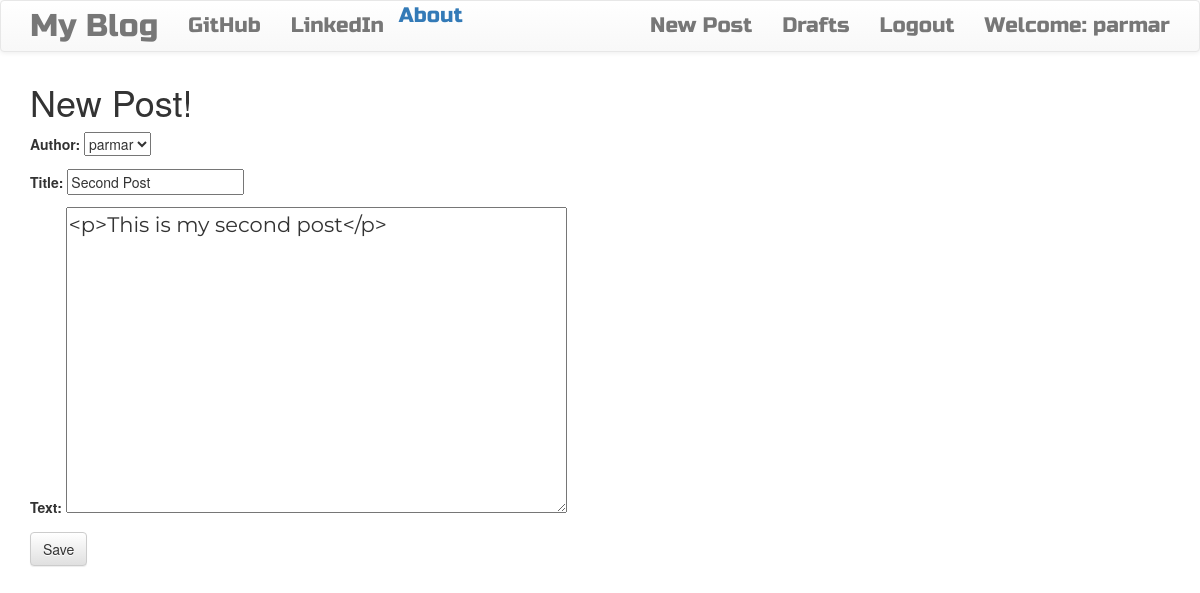
Screenshot of /post/3/edit/ (signed in) with the database file from the repository.
### Blog/models.py (models this page shows, shortened)
class Post(models.Model):
    author = models.ForeignKey('auth.User', on_delete=models.CASCADE)
    title = models.CharField(max_length=200)
    text = models.TextField()
    create_date = models.DateTimeField(default=timezone.now)
    published_date = models.DateTimeField(blank=True, null=True)

### Blog/views.py (the view)
# urls.py: url(r'^post/(?P<pk>\d+)/edit/$', views.UpdatePostView.as_view(), name='post_edit'),
class UpdatePostView(LoginRequiredMixin, UpdateView):
    login_url = '/login/'
    redirect_field_name = 'blog/post_detail.html'
    form_class = forms.PostForm
    model = Post

### Blog/forms.py
class PostForm(forms.ModelForm):
    class Meta:
        model = Post
        fields = ('author', 'title', 'text')
        widgets = {
            'title': forms.TextInput(attrs={'class': 'textinputclass'}),
            'text': forms.Textarea(attrs={'class': 'editable medium-editor-textarea postcontent'}),
        }

### Blog/templates/blog/post_form.html (shortened to what this page needs)
<!DOCTYPE html>
{% extends 'blog/base.html' %}
{% block content %}
    <h1>New Post!</h1>
    <form class="post-form" method="post">
        {{ form.as_p }}
        <button type="submit" class="save btn btn-default">Save</button>
    </form>
{% endblock %}

### Blog/templates/blog/base.html (shortened to what this page needs)
<!DOCTYPE html>
{% load static %}
<html lang="en">
<head>
        <link rel="stylesheet" href="https://maxcdn.bootstrapcdn.com/bootstrap/3.3.7/css/bootstrap.min.css">
        <link rel="stylesheet" href="https://maxcdn.bootstrapcdn.com/bootstrap/3.3.7/css/bootstrap-theme.min.css">
        <link rel="stylesheet" href="//cdn.jsdelivr.net/medium-editor/latest/css/medium-editor.min.css" type="text/css" media="screen" charset="utf-8">
        <link rel="stylesheet" href="{% static 'css/blog.css' %}">
</head>
<body class="loader">
    <nav class="navbar navbar-default techfont custom-navbar">
        <div class="container">
            <ul class="nav navbar-nav">
                <li><a class="navbar-brand bigbrand" href="{% url 'post_list' %}">My Blog</a></li>
                <l1><a href="{% url 'about' %}">About</a></l1>
                <li><a href="https://www.github.com">GitHub</a></li>
                <li><a href="https://www.linkedin.com">LinkedIn</a></li>
            </ul>
            <ul class="nav navbar-nav navbar-right">
                {% if user.is_authenticated %}
                <li>
                    <a href="{% url 'post_new' %}">New Post</a>
                </li>
                <li>
                    <a href="{% url 'post_draft_list' %}">Drafts</a>
                </li>
                <li>
                    <a href="{% url 'logout' %}">Logout</a>
                </li>
                <li>
                    <a>Welcome: {{user.username}}</a>
                </li>
                {% else %}
                    <li><a class="nav navbar-right" href="{% url 'login' %}"><span class="glyphicon glyphicon-user"></span></a></li>
                {% endif %}
            </ul>
        </div>
    </nav>
    <div class="content container">
        <div class="row">
            <div class="col-md-8">
                <div class="blog_posts">
                    {% block content %}
                    {% endblock %}
                </div>
            </div>
        </div>
    </div>
</body>
</html>

### Blog/Blog/static/blog.css (style rules this page uses)
.techfont { font-family: 'Russo One', sans-serif; font-size: 1.5em; margin-bottom: 10px; }
.postcontent { font-family: 'Montserrat'; font-size: 1.5em; }
.bigbrand { font-size: 1.5em; }
.loader { filter:hue-rotate(0deg); color: linear-gradient(45deg,#0f8,#08f); animation:hue 5000ms infinite linear; }

### rows the page displays
Post: author "parmar", title "Second Post", text "<p>This is my second post</p>"

### other values shown
{{ user.username }} "parmar"
